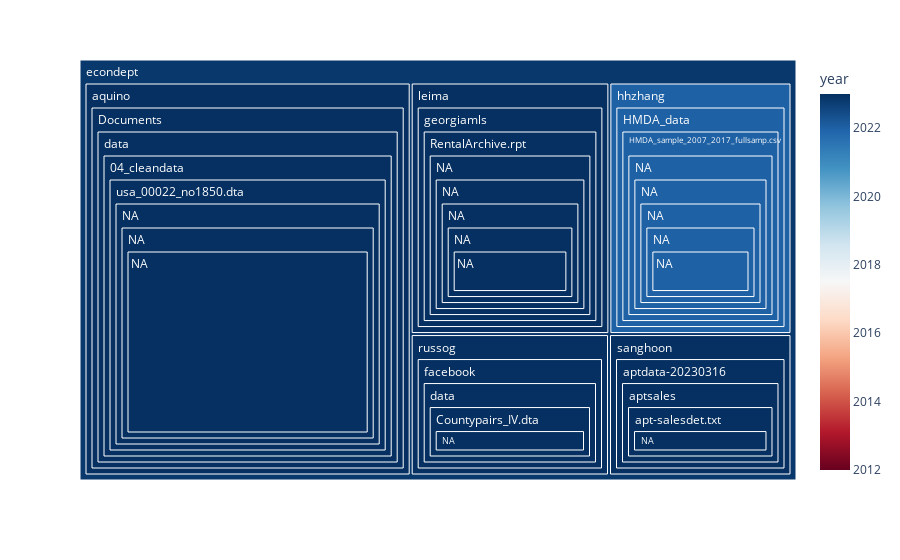

Source (notebook cell):
### Code cell
fig = px.treemap(df, path=df.columns[2:11], values='size_in_gb', color='year', color_continuous_scale='RdBu',)
fig.write_html('treemap_plot.html')
fig.show()

### Figure 1 — Plotly figure (JSON) as saved in the notebook; plotly's stock layout.template omitted (floating-point values rounded to 4 significant figures)
{"data": [{"branchvalues": "total", "customdata": [[2012], [2023.0], [2022.0], [2023], [2023], [2023], [2018], [2018], [2019.0], [2012], [2023.0], [2022.0], [2023], [2023], [2023], [2018], [2018], [2019.0], [2023.0], [2022.0], [2023], [2023], [2023], [2018], [2018], [2019.0], [2012], [2023.0], [2022.0], [2023], [2023], [2012], [2019.0], [2023], [2023], [2023.0], [2022.0], [2023], [2023], [2019.0], [2012], [2022.0], [2023], [2019.0], [2023], [2023], [2023.0], [2012], [2012], [2023], [2022.0], [2019.0], [2023], [2023.0], [2023], [2023], [2019.0], [2022.0], [2012], [2023], [2023.0], [2023], [2023.0]], "domain": {"x": [0, 1], "y": [0, 1]}, "hovertemplate": "labels=%{label}<br>size_in_gb=%{value}<br>parent=%{parent}<br>id=%{id}<br>year=%{color}<extra></extra>", "ids": ["econdept/hongmatt/.conda/pkgs/giflib-5.2.1-h5eee18b_3/info/licenses/COPYING/NA", "econdept/russog/facebook/data/Countypairs_IV.dta/NA/NA/NA/NA", "econdept/hhzhang/HMDA_data/HMDA_sample_2007_2017_fullsamp.csv/NA/NA/NA/NA/NA", "econdept/leima/georgiamls/RentalArchive.rpt/NA/NA/NA/NA/NA", "econdept/sanghoon/aptdata-20230316/aptsales/apt-salesdet.txt/NA/NA/NA/NA", "econdept/aquino/Documents/data/04_cleandata/usa_00022_no1850.dta/NA/NA/NA", "econdept/casano/KSS_Data/Replication_Files/data/tax_data/Piketty_Saez.dta/NA/NA", "econdept/casano/KSS_Data/Replication_Files/data/tax_data/Saez_Zucman.dta/NA/NA", "econdept/casano/KSS_Data/Replication_Files/data/tax_data/Top1Thresholds.xlsx/NA/NA", "econdept/hongmatt/.conda/pkgs/giflib-5.2.1-h5eee18b_3/info/licenses/COPYING", "econdept/russog/facebook/data/Countypairs_IV.dta/NA/NA/NA", "econdept/hhzhang/HMDA_data/HMDA_sample_2007_2017_fullsamp.csv/NA/NA/NA/NA", "econdept/leima/georgiamls/RentalArchive.rpt/NA/NA/NA/NA", "econdept/sanghoon/aptdata-20230316/aptsales/apt-salesdet.txt/NA/NA/NA", "econdept/aquino/Documents/data/04_cleandata/usa_00022_no1850.dta/NA/NA", "econdept/casano/KSS_Data/Replication_Files/data/tax_data/Piketty_Saez.dta/NA", "econdept/casano/KSS_Data/Replication_Files/data/tax_data/Saez_Zucman.dta/NA", "econdept/casano/KSS_Data/Replication_Files/data/tax_data/Top1Thresholds.xlsx/NA", "econdept/russog/facebook/data/Countypairs_IV.dta/NA/NA", "econdept/hhzhang/HMDA_data/HMDA_sample_2007_2017_fullsamp.csv/NA/NA/NA", "econdept/leima/georgiamls/RentalArchive.rpt/NA/NA/NA", "econdept/sanghoon/aptdata-20230316/aptsales/apt-salesdet.txt/NA/NA", "econdept/aquino/Documents/data/04_cleandata/usa_00022_no1850.dta/NA", "econdept/casano/KSS_Data/Replication_Files/data/tax_data/Piketty_Saez.dta", "econdept/casano/KSS_Data/Replication_Files/data/tax_data/Saez_Zucman.dta", "econdept/casano/KSS_Data/Replication_Files/data/tax_data/Top1Thresholds.xlsx", "econdept/hongmatt/.conda/pkgs/giflib-5.2.1-h5eee18b_3/info/licenses", "econdept/russog/facebook/data/Countypairs_IV.dta/NA", "econdept/hhzhang/HMDA_data/HMDA_sample_2007_2017_fullsamp.csv/NA/NA", "econdept/leima/georgiamls/RentalArchive.rpt/NA/NA", "econdept/sanghoon/aptdata-20230316/aptsales/apt-salesdet.txt/NA", "econdept/hongmatt/.conda/pkgs/giflib-5.2.1-h5eee18b_3/info", "econdept/casano/KSS_Data/Replication_Files/data/tax_data", "econdept/aquino/Documents/data/04_cleandata/usa_00022_no1850.dta", "econdept/aquino/Documents/data/04_cleandata", "econdept/russog/facebook/data/Countypairs_IV.dta", "econdept/hhzhang/HMDA_data/HMDA_sample_2007_2017_fullsamp.csv/NA", "econdept/leima/georgiamls/RentalArchive.rpt/NA", "econdept/sanghoon/aptdata-20230316/aptsales/apt-salesdet.txt", "econdept/casano/KSS_Data/Replication_Files/data", "econdept/hongmatt/.conda/pkgs/giflib-5.2.1-h5eee18b_3", "econdept/hhzhang/HMDA_data/HMDA_sample_2007_2017_fullsamp.csv", "econdept/leima/georgiamls/RentalArchive.rpt", "econdept/casano/KSS_Data/Replication_Files", "econdept/sanghoon/aptdata-20230316/aptsales", "econdept/aquino/Documents/data", "econdept/russog/facebook/data", "econdept/hongmatt/.conda/pkgs", "econdept/hongmatt/.conda", "econdept/aquino/Documents", "econdept/hhzhang/HMDA_data", "econdept/casano/KSS_Data", "econdept/sanghoon/aptdata-20230316", "econdept/russog/facebook", "econdept/leima/georgiamls", "econdept/aquino", "econdept/casano", "econdept/hhzhang", "econdept/hongmatt", "econdept/leima", "econdept/russog", "econdept/sanghoon", "econdept"], "labels": ["NA", "NA", "NA", "NA", "NA", "NA", "NA", "NA", "NA", "COPYING", "NA", "NA", "NA", "NA", "NA", "NA", "NA", "NA", "NA", "NA", "NA", "NA", "NA", "Piketty_Saez.dta", "Saez_Zucman.dta", "Top1Thresholds.xlsx", "licenses", "NA", "NA", "NA", "NA", "info", "tax_data", "usa_00022_no1850.dta", "04_cleandata", "Countypairs_IV.dta", "NA", "NA", "apt-salesdet.txt", "data", "giflib-5.2.1-h5eee18b_3", "HMDA_sample_2007_2017_fullsamp.csv", "RentalArchive.rpt", "Replication_Files", "aptsales", "data", "data", "pkgs", ".conda", "Documents", "HMDA_data", "KSS_Data", "aptdata-20230316", "facebook", "georgiamls", "aquino", "casano", "hhzhang", "hongmatt", "leima", "russog", "sanghoon", "econdept"], "marker": {"coloraxis": "coloraxis", "colors": [2012, 2023.0, 2022.0, 2023, 2023, 2023, 2018, 2018, 2019.0, 2012, 2023.0, 2022.0, 2023, 2023, 2023, 2018, 2018, 2019.0, 2023.0, 2022.0, 2023, 2023, 2023, 2018, 2018, 2019.0, 2012, 2023.0, 2022.0, 2023, 2023, 2012, 2019.0, 2023, 2023, 2023.0, 2022.0, 2023, 2023, 2019.0, 2012, 2022.0, 2023, 2019.0, 2023, 2023, 2023.0, 2012, 2012, 2023, 2022.0, 2019.0, 2023, 2023.0, 2023, 2023, 2019.0, 2022.0, 2012, 2023, 2023.0, 2023, 2023.0]}, "name": "", "parents": ["econdept/hongmatt/.conda/pkgs/giflib-5.2.1-h5eee18b_3/info/licenses/COPYING", "econdept/russog/facebook/data/Countypairs_IV.dta/NA/NA/NA", "econdept/hhzhang/HMDA_data/HMDA_sample_2007_2017_fullsamp.csv/NA/NA/NA/NA", "econdept/leima/georgiamls/RentalArchive.rpt/NA/NA/NA/NA", "econdept/sanghoon/aptdata-20230316/aptsales/apt-salesdet.txt/NA/NA/NA", "econdept/aquino/Documents/data/04_cleandata/usa_00022_no1850.dta/NA/NA", "econdept/casano/KSS_Data/Replication_Files/data/tax_data/Piketty_Saez.dta/NA", "econdept/casano/KSS_Data/Replication_Files/data/tax_data/Saez_Zucman.dta/NA", "econdept/casano/KSS_Data/Replication_Files/data/tax_data/Top1Thresholds.xlsx/NA", "econdept/hongmatt/.conda/pkgs/giflib-5.2.1-h5eee18b_3/info/licenses", "econdept/russog/facebook/data/Countypairs_IV.dta/NA/NA", "econdept/hhzhang/HMDA_data/HMDA_sample_2007_2017_fullsamp.csv/NA/NA/NA", "econdept/leima/georgiamls/RentalArchive.rpt/NA/NA/NA", "econdept/sanghoon/aptdata-20230316/aptsales/apt-salesdet.txt/NA/NA", "econdept/aquino/Documents/data/04_cleandata/usa_00022_no1850.dta/NA", "econdept/casano/KSS_Data/Replication_Files/data/tax_data/Piketty_Saez.dta", "econdept/casano/KSS_Data/Replication_Files/data/tax_data/Saez_Zucman.dta", "econdept/casano/KSS_Data/Replication_Files/data/tax_data/Top1Thresholds.xlsx", "econdept/russog/facebook/data/Countypairs_IV.dta/NA", "econdept/hhzhang/HMDA_data/HMDA_sample_2007_2017_fullsamp.csv/NA/NA", "econdept/leima/georgiamls/RentalArchive.rpt/NA/NA", "econdept/sanghoon/aptdata-20230316/aptsales/apt-salesdet.txt/NA", "econdept/aquino/Documents/data/04_cleandata/usa_00022_no1850.dta", "econdept/casano/KSS_Data/Replication_Files/data/tax_data", "econdept/casano/KSS_Data/Replication_Files/data/tax_data", "econdept/casano/KSS_Data/Replication_Files/data/tax_data", "econdept/hongmatt/.conda/pkgs/giflib-5.2.1-h5eee18b_3/info", "econdept/russog/facebook/data/Countypairs_IV.dta", "econdept/hhzhang/HMDA_data/HMDA_sample_2007_2017_fullsamp.csv/NA", "econdept/leima/georgiamls/RentalArchive.rpt/NA", "econdept/sanghoon/aptdata-20230316/aptsales/apt-salesdet.txt", "econdept/hongmatt/.conda/pkgs/giflib-5.2.1-h5eee18b_3", "econdept/casano/KSS_Data/Replication_Files/data", "econdept/aquino/Documents/data/04_cleandata", "econdept/aquino/Documents/data", "econdept/russog/facebook/data", "econdept/hhzhang/HMDA_data/HMDA_sample_2007_2017_fullsamp.csv", "econdept/leima/georgiamls/RentalArchive.rpt", "econdept/sanghoon/aptdata-20230316/aptsales", "econdept/casano/KSS_Data/Replication_Files", "econdept/hongmatt/.conda/pkgs", "econdept/hhzhang/HMDA_data", "econdept/leima/georgiamls", "econdept/casano/KSS_Data", "econdept/sanghoon/aptdata-20230316", "econdept/aquino/Documents", "econdept/russog/facebook", "econdept/hongmatt/.conda", "econdept/hongmatt", "econdept/aquino", "econdept/hhzhang", "econdept/casano", "econdept/sanghoon", "econdept/russog", "econdept/leima", "econdept", "econdept", "econdept", "econdept", "econdept", "econdept", "econdept", ""], "type": "treemap", "values": [1.088e-06, 12.13, 19.81, 21.61, 11.16, 55.42, 4.857e-06, 4.779e-06, 0.0001352, 1.088e-06, 12.13, 19.81, 21.61, 11.16, 55.42, 4.857e-06, 4.779e-06, 0.0001352, 12.13, 19.81, 21.61, 11.16, 55.42, 4.857e-06, 4.779e-06, 0.0001352, 1.088e-06, 12.13, 19.81, 21.61, 11.16, 1.088e-06, 0.0001448, 55.42, 55.42, 12.13, 19.81, 21.61, 11.16, 0.0001448, 1.088e-06, 19.81, 21.61, 0.0001448, 11.16, 55.42, 12.13, 1.088e-06, 1.088e-06, 55.42, 19.81, 0.0001448, 11.16, 12.13, 21.61, 55.42, 0.0001448, 19.81, 1.088e-06, 21.61, 12.13, 11.16, 120.1]}], "layout": {"coloraxis": {"colorbar": {"title": {"text": "year"}}, "colorscale": [[0, "rgb(103,0,31)"], [0.1, "rgb(178,24,43)"], [0.2, "rgb(214,96,77)"], [0.3, "rgb(244,165,130)"], [0.4, "rgb(253,219,199)"], [0.5, "rgb(247,247,247)"], [0.6, "rgb(209,229,240)"], [0.7, "rgb(146,197,222)"], [0.8, "rgb(67,147,195)"], [0.9, "rgb(33,102,172)"], [1, "rgb(5,48,97)"]]}, "legend": {"tracegroupgap": 0}, "margin": {"t": 60}}}
